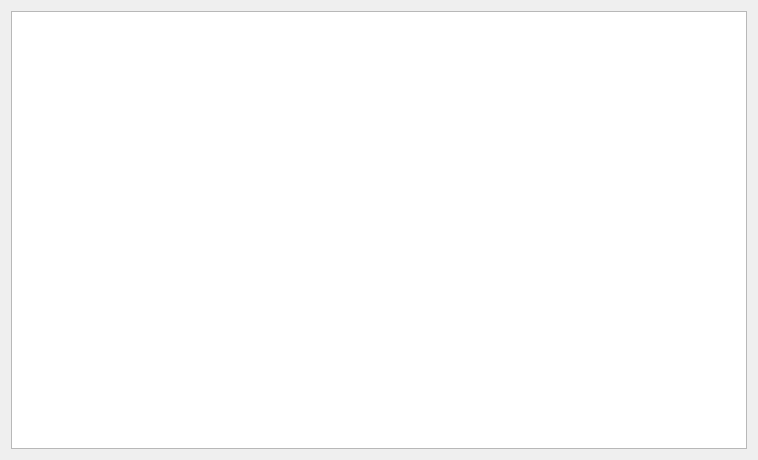
<?xml version="1.0" encoding="UTF-8"?>
<ui version="4.0">
 <class>Widget</class>
 <widget class="QWidget" name="Widget">
  <property name="geometry">
   <rect>
    <x>0</x>
    <y>0</y>
    <width>758</width>
    <height>460</height>
   </rect>
  </property>
  <property name="windowTitle">
   <string>Widget</string>
  </property>
  <layout class="QHBoxLayout" name="horizontalLayout">
   <item>
    <widget class="QGraphicsView" name="graphicsView"/>
   </item>
  </layout>
 </widget>
 <layoutdefault spacing="6" margin="11"/>
 <resources/>
 <connections/>
</ui>
